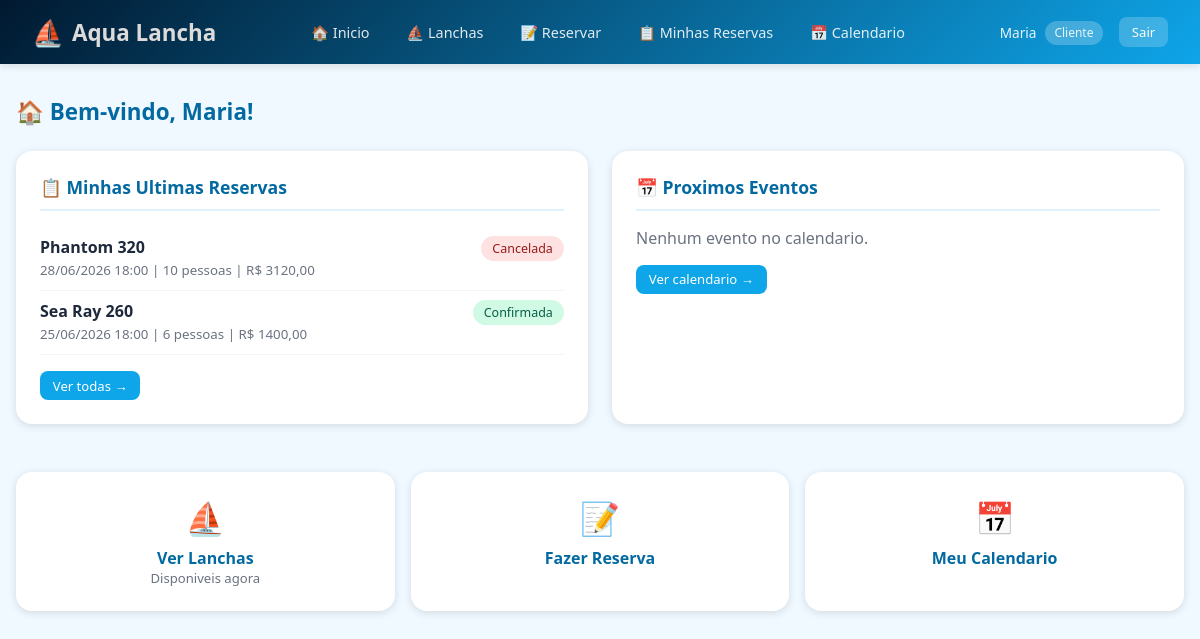
Screenshot of /cliente/dashboard/ (signed in) with the database file from the repository.
### core/models.py (models this page shows, shortened)
class Usuario(AbstractUser):
    TIPOS = [
        ('admin', 'Administrador'),
        ('funcionario', 'Funcionario'),
        ('cliente', 'Cliente'),
    ]
    tipo = models.CharField(max_length=20, choices=TIPOS, default='cliente')
    telefone = models.CharField(max_length=20, blank=True)
    cpf = models.CharField(max_length=14, blank=True)
    data_nascimento = models.DateField(null=True, blank=True)
    endereco = models.TextField(blank=True)
    criado_em = models.DateTimeField(auto_now_add=True)

class Reserva(models.Model):
    STATUS = [
        ('pendente', 'Pendente'),
        ('confirmada', 'Confirmada'),
        ('cancelada', 'Cancelada'),
        ('concluida', 'Concluida'),
    ]
    cliente = models.ForeignKey(Usuario, on_delete=models.CASCADE, related_name='reservas')
    lancha = models.ForeignKey(Lancha, on_delete=models.CASCADE, related_name='reservas')
    data_inicio = models.DateTimeField()
    data_fim = models.DateTimeField()
    quantidade_pessoas = models.IntegerField()
    status = models.CharField(max_length=20, choices=STATUS, default='confirmada')
    observacoes = models.TextField(blank=True)
    valor_total = models.DecimalField(max_digits=10, decimal_places=2, default=0)
    criado_por = models.ForeignKey(Usuario, on_delete=models.SET_NULL, null=True, blank=True, related_name='reservas_criadas')
    criado_em = models.DateTimeField(auto_now_add=True)

class Lancha(models.Model):
    nome = models.CharField(max_length=100)
    descricao = models.TextField(blank=True)
    capacidade = models.IntegerField()
    preco_hora = models.DecimalField(max_digits=10, decimal_places=2)
    ativa = models.BooleanField(default=True)
    imagem_url = models.URLField(blank=True)
    criado_em = models.DateTimeField(auto_now_add=True)
    atualizado_em = models.DateTimeField(auto_now=True)

### core/views.py (the view)
# urls.py: path('cliente/dashboard/', views.cliente_dashboard, name='cliente_dashboard'),
@login_required
def cliente_dashboard(request):
    if request.user.tipo != 'cliente':
        return redirect('index')
    minhas_reservas = Reserva.objects.filter(cliente=request.user).order_by('-criado_em')[:5]
    proximos_eventos = EventoCalendario.objects.filter(
        usuario=request.user, data__gte=timezone.now().date()
    )[:3]
    return render(request, 'core/cliente/dashboard.html', {
        'minhas_reservas': minhas_reservas,
        'proximos_eventos': proximos_eventos,
    })

### core/templates/core/cliente/dashboard.html (shortened to what this page needs)
{% extends 'core/base.html' %}
{% block content %}
<div class="page-header">
  <h1>🏠 Bem-vindo, {{ user.first_name }}!</h1>
</div>
<div style="display:grid;grid-template-columns:1fr 1fr;gap:1.5rem;margin-bottom:1.5rem">
<div class="card">
  <div class="card-title">📋 Minhas Ultimas Reservas</div>
  {% for r in minhas_reservas %}
  <div style="padding:.6rem 0;border-bottom:1px solid #f3f4f6">
    <strong>{{ r.lancha.nome }}</strong>
    <span style="float:right">
      {% if r.status == 'confirmada' %}<span class="pill pill-verde">Confirmada</span>
      {% elif r.status == 'cancelada' %}<span class="pill pill-vermelho">Cancelada</span>
      {% else %}<span class="pill pill-cinza">{{ r.get_status_display }}</span>{% endif %}
    </span><br>
    <small style="color:#6b7280">{{ r.data_inicio|date:"d/m/Y H:i" }} | {{ r.quantidade_pessoas }} pessoas | R$ {{ r.valor_total }}</small>
  </div>
  {% empty %}<p style="color:#6b7280">Voce ainda nao fez reservas.</p>{% endfor %}
  <div style="margin-top:1rem"><a href="{% url 'cliente_minhas_reservas' %}" class="btn btn-primary btn-sm">Ver todas →</a></div>
</div>
<div class="card">
  <div class="card-title">📅 Proximos Eventos</div>
  {% for e in proximos_eventos %}
  <div style="padding:.6rem 0;border-bottom:1px solid #f3f4f6">
    <strong>{{ e.titulo }}</strong><br>
    <small style="color:#6b7280">📅 {{ e.data|date:"d/m/Y" }}{% if e.reserva %} | ⛵ {{ e.reserva.lancha.nome }}{% endif %}</small>
  </div>
  {% empty %}<p style="color:#6b7280">Nenhum evento no calendario.</p>{% endfor %}
  <div style="margin-top:1rem"><a href="{% url 'cliente_calendario' %}" class="btn btn-primary btn-sm">Ver calendario →</a></div>
</div>
</div>
<div class="grid-3">
  <a href="{% url 'cliente_lanchas' %}" class="card" style="text-decoration:none;text-align:center;cursor:pointer">
    <div style="font-size:2rem;margin-bottom:.5rem">⛵</div>
    <div style="font-weight:600;color:#0369a1">Ver Lanchas</div>
    <div style="font-size:.82rem;color:#6b7280">Disponiveis agora</div>
  </a>
  <a href="{% url 'cliente_reservar' %}" class="card" style="text-decoration:none;text-align:center;cursor:pointer">
    <div style="font-size:2rem;margin-bottom:.5rem">📝</div>
    <div style="font-weight:600;color:#0369a1">Fazer Reserva</div>
  </a>
  <a href="{% url 'cliente_calendario' %}" class="card" style="text-decoration:none;text-align:center;cursor:pointer">
    <div style="font-size:2rem;margin-bottom:.5rem">📅</div>
    <div style="font-weight:600;color:#0369a1">Meu Calendario</div>
  </a>
</div>
{% endblock %}

### core/templates/core/base.html (shortened to what this page needs)
<!DOCTYPE html>
<html lang="pt-BR">
<head>
{% load static %}
</head>
<body>
{% if user.is_authenticated %}
<nav class="navbar">
  <div class="brand"><span>⛵</span> Aqua Lancha</div>
  <div class="nav-links">
    {% if user.tipo == 'admin' %}
      <a href="{% url 'admin_dashboard' %}">🏠 Dashboard</a>
      <a href="{% url 'admin_lanchas' %}">⛵ Lanchas</a>
      <a href="{% url 'admin_clientes' %}">👥 Clientes</a>
      <a href="{% url 'admin_funcionarios' %}">👤 Funcionarios</a>
      <a href="{% url 'admin_reservas' %}">📋 Reservas</a>
    {% elif user.tipo == 'funcionario' %}
      <a href="{% url 'func_dashboard' %}">🏠 Dashboard</a>
      <a href="{% url 'func_lanchas' %}">⛵ Lanchas</a>
      <a href="{% url 'func_reservas' %}">📋 Reservas</a>
      <a href="{% url 'func_reservar' %}">➕ Nova Reserva</a>
      <a href="{% url 'func_cadastrar_cliente' %}">👤 Cadastrar Cliente</a>
    {% else %}
      <a href="{% url 'cliente_dashboard' %}">🏠 Inicio</a>
      <a href="{% url 'cliente_lanchas' %}">⛵ Lanchas</a>
      <a href="{% url 'cliente_reservar' %}">📝 Reservar</a>
      <a href="{% url 'cliente_minhas_reservas' %}">📋 Minhas Reservas</a>
      <a href="{% url 'cliente_calendario' %}">📅 Calendario</a>
    {% endif %}
  </div>
  <div style="display:flex;align-items:center;gap:1rem">
    <span class="nav-user">{{ user.first_name|default:user.username }} <span class="badge">{{ user.get_tipo_display }}</span></span>
    <a href="{% url 'logout' %}" class="btn btn-sm" style="background:rgba(255,255,255,.2);color:#fff">Sair</a>
  </div>
</nav>
{% endif %}
<div class="main">
  {% block content %}{% endblock %}
</div>
</body>
</html>

### core/templates/core/base.html (style rules this page uses)
* { margin:0;padding:0;box-sizing:border-box }
:root { --azul:#0ea5e9;--azul-dark:#0284c7;--azul-light:#e0f2fe; --verde:#10b981;--vermelho:#ef4444;--laranja:#f59e0b; --cinza:#6b7280;--cinza-light:#f3f4f6;--branco:#fff; --sombra:0 2px 8px rgba(0,0,0,.12); }
body { font-family:'Segoe UI',sans-serif;background:#f0f9ff;color:#1e293b;min-height:100vh }
a { text-decoration:none;color:inherit }
.navbar { background:linear-gradient(135deg,#011930,#0ea5e9);padding:0 2rem;display:flex;align-items:center;justify-content:space-between;height:64px;box-shadow:var(--sombra);position:sticky;top:0;z-index:100 }
.navbar .brand { color:#dddada;font-size:1.4rem;font-weight:700;display:flex;align-items:center;gap:.5rem }
.navbar .brand span { font-size:1.6rem }
.nav-links { display:flex;align-items:center;gap:.5rem }
.nav-links a { color:rgba(255,255,255,.88);padding:.5rem .9rem;border-radius:8px;font-size:.9rem;transition:.2s }
.nav-user { color:#fff;font-size:.85rem;opacity:.9 }
.badge { background:rgba(255,255,255,.25);padding:.2rem .6rem;border-radius:12px;font-size:.75rem;color:#fff;margin-left:.3rem }
.main { max-width:1200px;margin:0 auto;padding:2rem 1rem }
.card { background:#fff;border-radius:16px;box-shadow:var(--sombra);padding:1.5rem;margin-bottom:1.5rem }
.card-title { font-size:1.1rem;font-weight:600;color:#0369a1;margin-bottom:1rem;padding-bottom:.6rem;border-bottom:2px solid var(--azul-light) }
.btn { display:inline-flex;align-items:center;gap:.4rem;padding:.55rem 1.2rem;border-radius:8px;font-size:.9rem;font-weight:500;border:none;cursor:pointer;transition:.2s }
.btn-primary { background:var(--azul);color:#fff }
.btn-sm { padding:.35rem .8rem;font-size:.82rem }
.grid-3 { display:grid;grid-template-columns:repeat(3,1fr);gap:1rem }
.pill { display:inline-block;padding:.25rem .7rem;border-radius:20px;font-size:.78rem;font-weight:500 }
.pill-verde { background:#d1fae5;color:#065f46 }
.pill-vermelho { background:#fee2e2;color:#991b1b }
.page-header { display:flex;align-items:center;justify-content:space-between;margin-bottom:1.5rem }
.page-header h1 { font-size:1.4rem;font-weight:700;color:#0369a1 }

### rows the page displays
Usuario: first_name "Maria", tipo "Cliente"
Reserva: lancha.nome "Phantom 320", status "Cancelada", data_inicio "28/06/2026 18:00", quantidade_pessoas "10", valor_total "3120,00"
Reserva: lancha.nome "Sea Ray 260", status "Confirmada", data_inicio "25/06/2026 18:00", quantidade_pessoas "6", valor_total "1400,00"
